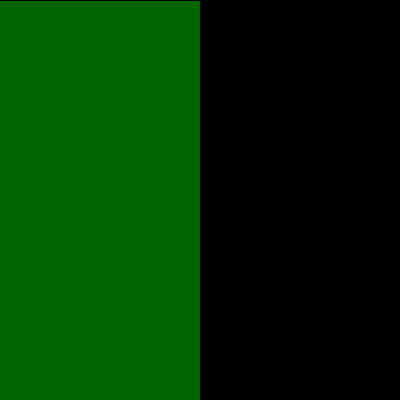
Frame 1 (no input)
Frame 60 (the mouse pressed at the canvas centre just before this capture): identical to frame 1, image omitted
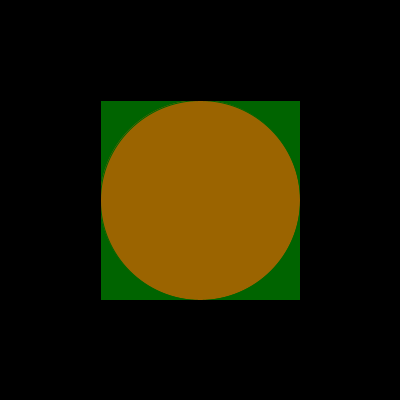
Frame 120 (the mouse held since frame 60 and released just before this capture)

The Processing sketch that drew these frames (run headless with seeded random() and noise(); from frame 60 on, the mouse is pressed at the canvas centre):

// Processing sketch: ex04_22
// ── ex04_22.pde
// 마우스의 움직임에 따라 크기와 위치가 변하는 원과 사각형

void setup() {
  size(400, 400);
}

void draw() {
  background(0); 
  fill(255, 0, 0);
  ellipse(mouseX, height/2, mouseY, mouseY);
  float inverseY = map(mouseY, 0, height, height, 0);
  fill(0, 255, 0, 100);
  rectMode(CENTER);
  rect(mouseX, height/2, inverseY, inverseY);
}
